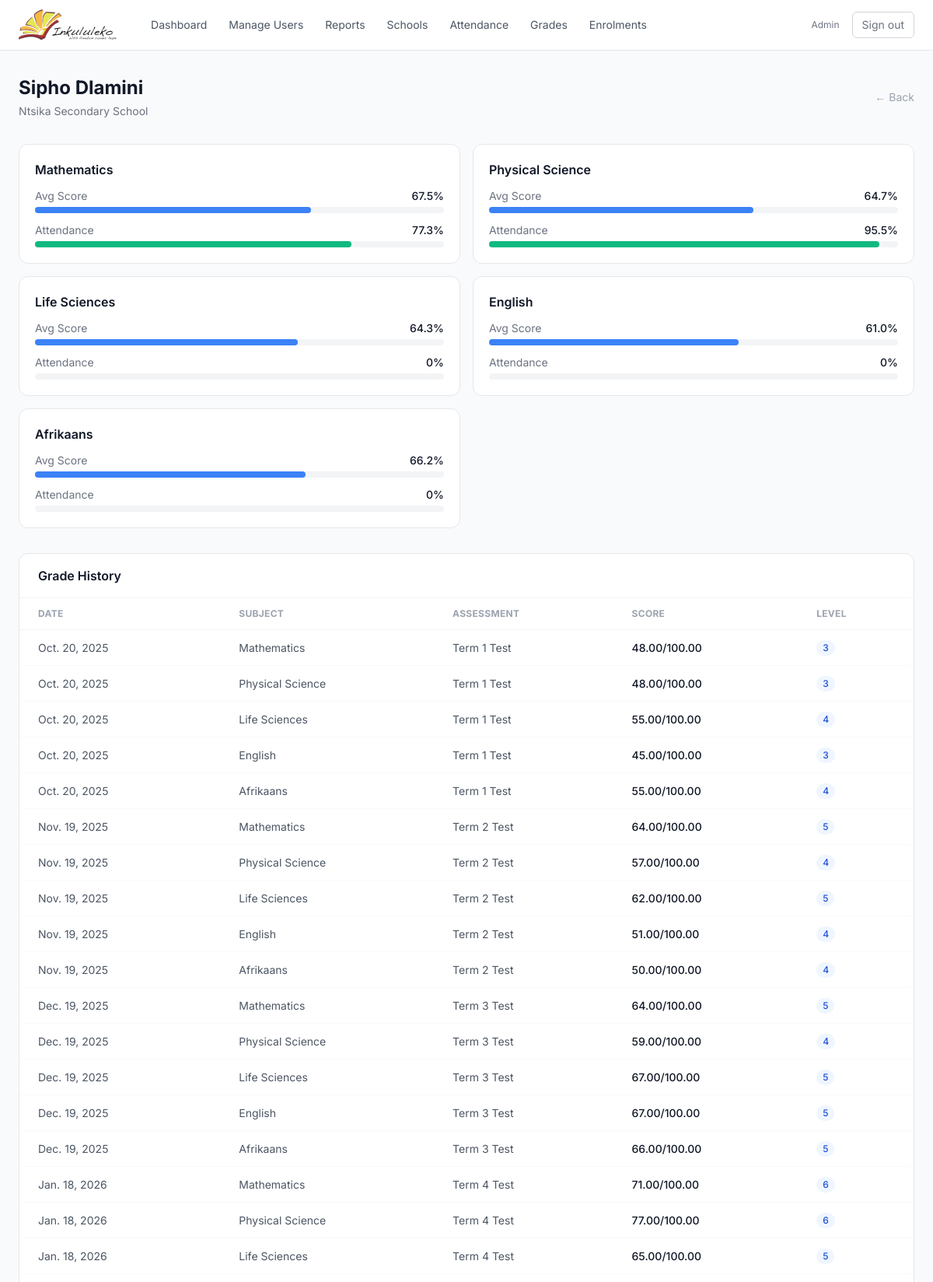
Screenshot of /progress/5/ (signed in, upper part) with the database file from the repository.
### core/models.py (models this page shows, shortened)
class User(AbstractUser):
    class Role(models.TextChoices):
        ADMIN = 'admin', 'Admin'
        ASSISTANT = 'assistant', 'Classroom Assistant'
        LEARNER = 'learner', 'Learner'
        MENTOR = 'mentor', 'Mentor'
    role = models.CharField(
        max_length=20, choices=Role.choices, default=Role.LEARNER
    )
    school = models.ForeignKey(
        'School', on_delete=models.SET_NULL,
        null=True, blank=True, related_name='users'
    )
    display_id = models.CharField(max_length=10, unique=True, blank=True, default='')
    phone = models.CharField(max_length=20, blank=True)
    date_of_birth = models.DateField(null=True, blank=True)
    grade_level = models.CharField(max_length=20, blank=True)
    address = models.TextField(blank=True)
    parent_guardian_name = models.CharField(max_length=200, blank=True)
    parent_guardian_phone = models.CharField(max_length=20, blank=True)
    emergency_contact_name = models.CharField(max_length=200, blank=True)
    emergency_contact_phone = models.CharField(max_length=20, blank=True)
    subject_taught = models.CharField(max_length=100, blank=True)
    grade_levels_taught = models.CharField(max_length=100, blank=True)
    experience_years = models.PositiveIntegerField(null=True, blank=True)
    qualifications = models.TextField(blank=True)
    certifications = models.TextField(blank=True)
    specializations = models.TextField(blank=True)
    organization = models.CharField(max_length=200, blank=True)
    focus_areas = models.CharField(max_length=200, blank=True)
    background = models.CharField(max_length=200, blank=True)
    availability = models.CharField(max_length=200, blank=True)

class School(models.Model):
    name = models.CharField(max_length=200)
    location = models.CharField(
        max_length=200, default='Makhanda, South Africa'
    )

class Subject(models.Model):
    name = models.CharField(max_length=100, unique=True)

class Grade(models.Model):
    learner = models.ForeignKey(
        User, on_delete=models.CASCADE, related_name='grades',
        limit_choices_to={'role': 'learner'}
    )
    subject = models.ForeignKey(
        Subject, on_delete=models.CASCADE, related_name='grades'
    )
    assessment_name = models.CharField(max_length=200)
    score = models.DecimalField(max_digits=5, decimal_places=2)
    max_score = models.DecimalField(
        max_digits=5, decimal_places=2, default=100
    )
    grade_letter = models.CharField(max_length=2, blank=True)
    date = models.DateField()
    recorded_by = models.ForeignKey(
        User, on_delete=models.SET_NULL,
        null=True, related_name='grades_recorded'
    )
    notes = models.TextField(blank=True)
    class Meta:
        ordering = ['-date']

### core/views.py (the view)
# urls.py: path('progress/<int:learner_id>/', views.learner_progress_view, name='learner_progress'),
@login_required
def learner_progress_view(request, learner_id):
    learner = get_object_or_404(User, pk=learner_id, role='learner')
    user = request.user
    allowed = (
        user.role in ('admin', 'assistant')
        or user.id == learner.id
        or (
            user.role == 'mentor'
            and MentorAssignment.objects.filter(
                mentor=user,
                learner=learner,
            ).exists()
        )
    )
    if not allowed:
        return redirect('dashboard')
    grades = (
        Grade.objects.filter(learner=learner)
        .select_related('subject').order_by('date')
    )
    attendance = (
        Attendance.objects.filter(learner=learner)
        .order_by('-date')[:30]
    )
    subjects = Subject.objects.filter(enrollments__learner=learner)
    subject_stats = []
    for subj in subjects:
        avg = (
            Grade.objects.filter(learner=learner, subject=subj)
            .aggregate(avg=Avg('score'))['avg'] or 0
        )
        total_att = Attendance.objects.filter(
            learner=learner, subject=subj
        ).count()
        present_att = Attendance.objects.filter(
            learner=learner, subject=subj, status='present',
        ).count()
        att_rate = (
            round((present_att / total_att) * 100, 1)
            if total_att > 0 else 0
        )
        subject_stats.append({
            'subject': subj,
            'avg_score': round(avg, 1),
            'attendance_rate': att_rate,
        })
    return render(request, 'core/learner_progress.html', {
        'learner': learner,
        'grades': grades,
        'attendance': attendance,
        'subject_stats': subject_stats,
    })

### core/templates/core/learner_progress.html (shortened to what this page needs)
{% extends 'core/base.html' %}
{% block content %}
<div class="flex items-center justify-between mb-8">
    <div>
        <h1 class="text-2xl font-bold text-gray-900">
            {{ learner.get_full_name }}
        </h1>
        <p class="text-gray-500 text-sm mt-1">
            {% if learner.school %}{{ learner.school.name }}{% endif %}
        </p>
    </div>
    <a href="{% url 'dashboard' %}"
       class="text-sm text-gray-400 hover:text-gray-600 transition-colors">
        ← Back
    </a>
</div>
<div class="grid grid-cols-1 md:grid-cols-2 gap-4 mb-8">
    {% for stat in subject_stats %}
    <div class="bg-white rounded-xl border border-gray-200 p-5">
        <h3 class="font-semibold text-gray-900 mb-3">
            {{ stat.subject.name }}
        </h3>
        <div class="space-y-3">
            <div>
                <div class="flex justify-between text-sm mb-1">
                    <span class="text-gray-500">Avg Score</span>
                    <span class="font-medium text-gray-900">
                        {{ stat.avg_score }}%
                    </span>
                </div>
                <div class="w-full bg-gray-100 rounded-full h-2">
                    <div class="bg-blue-500 h-2 rounded-full transition-all"
                         style="width: {{ stat.avg_score }}%"></div>
                </div>
            </div>
            <div>
                <div class="flex justify-between text-sm mb-1">
                    <span class="text-gray-500">Attendance</span>
                    <span class="font-medium text-gray-900">
                        {{ stat.attendance_rate }}%
                    </span>
                </div>
                <div class="w-full bg-gray-100 rounded-full h-2">
                    <div class="bg-emerald-500 h-2 rounded-full transition-all"
                         style="width: {{ stat.attendance_rate }}%"></div>
                </div>
            </div>
        </div>
    </div>
    {% empty %}
    <p class="text-gray-400 col-span-2">No enrolled subjects.</p>
    {% endfor %}
</div>
<div class="bg-white rounded-xl border border-gray-200 overflow-hidden mb-6">
    <div class="px-6 py-4 border-b border-gray-100">
        <h2 class="font-semibold text-gray-900">Grade History</h2>
    </div>
    <table class="w-full text-sm">
        <thead>
            <tr class="border-b border-gray-100 text-left text-xs
                       font-medium text-gray-400 uppercase tracking-wide">
                <th class="px-6 py-3">Date</th>
                <th class="px-6 py-3">Subject</th>
                <th class="px-6 py-3">Assessment</th>
                <th class="px-6 py-3">Score</th>
                <th class="px-6 py-3">Level</th>
            </tr>
        </thead>
        <tbody class="divide-y divide-gray-50">
            {% for g in grades %}
            <tr class="hover:bg-gray-50 transition-colors">
                <td class="px-6 py-3 text-gray-600">{{ g.date }}</td>
                <td class="px-6 py-3 text-gray-600">{{ g.subject.name }}</td>
                <td class="px-6 py-3 text-gray-600">{{ g.assessment_name }}</td>
                <td class="px-6 py-3 font-medium text-gray-900">
                    {{ g.score }}/{{ g.max_score }}
                </td>
                <td class="px-6 py-3">
                    <span class="inline-flex px-2 py-0.5 rounded-full text-xs
                                 font-medium bg-blue-50 text-blue-700">
                        {{ g.grade_letter }}
                    </span>
                </td>
            </tr>
            {% empty %}
            <tr>
                <td colspan="5" class="px-6 py-12 text-center text-gray-400">
                    No grades recorded yet.
                </td>
            </tr>
            {% endfor %}
        </tbody>
    </table>
</div>
{% endblock %}

### core/templates/core/base.html (shortened to what this page needs)
{% load static %}
<!DOCTYPE html>
<html lang="en">
<head>
    <script src="https://cdn.tailwindcss.com"></script>
</head>
<body class="bg-gray-50 min-h-screen text-gray-800 antialiased">
    {% if user.is_authenticated %}
    <nav class="bg-white border-b border-gray-200 sticky top-0 z-40">
        <div class="max-w-7xl mx-auto px-6 h-16 flex items-center justify-between">
            <div class="flex items-center gap-8">
                <a href="{% url 'dashboard' %}" class="flex items-center">
                    <img src="{% static 'images/logo.png' %}" alt="Inkululeko" class="h-10">
                </a>
                <div class="hidden md:flex items-center gap-1 text-sm">
                    <a href="{% url 'dashboard' %}"
                       class="px-3 py-2 rounded-md text-gray-600
                              hover:text-gray-900 hover:bg-gray-100
                              transition-colors">
                        Dashboard
                    </a>
                    {% if user.role == 'admin' %}
                    <a href="{% url 'manage_users' %}"
                       class="px-3 py-2 rounded-md text-gray-600
                              hover:text-gray-900 hover:bg-gray-100
                              transition-colors">
                        Manage Users
                    </a>
                    <a href="{% url 'reports' %}"
                       class="px-3 py-2 rounded-md text-gray-600
                              hover:text-gray-900 hover:bg-gray-100
                              transition-colors">
                        Reports
                    </a>
                    <a href="{% url 'manage_schools' %}"
                       class="px-3 py-2 rounded-md text-gray-600
                              hover:text-gray-900 hover:bg-gray-100
                              transition-colors">
                        Schools
                    </a>
                    {% endif %}
                    {% if user.role == 'admin' or user.role == 'assistant' %}
                    <a href="{% url 'mark_attendance' %}"
                       class="px-3 py-2 rounded-md text-gray-600
                              hover:text-gray-900 hover:bg-gray-100
                              transition-colors">
                        Attendance
                    </a>
                    <a href="{% url 'record_grades' %}"
                       class="px-3 py-2 rounded-md text-gray-600
                              hover:text-gray-900 hover:bg-gray-100
                              transition-colors">
                        Grades
                    </a>
                    <a href="{% url 'manage_enrollments' %}"
                       class="px-3 py-2 rounded-md text-gray-600
                              hover:text-gray-900 hover:bg-gray-100
                              transition-colors">
                        Enrolments
                    </a>
                    {% endif %}
                </div>
            </div>
            <div class="flex items-center gap-4">
                <div class="text-right hidden sm:block">
                    <p class="text-xs text-gray-500">
                        {{ user.get_role_display }}
                    </p>
                </div>
                <a href="{% url 'logout' %}"
                   class="text-sm text-gray-500 hover:text-gray-700
                          px-3 py-1.5 border border-gray-300 rounded-md
                          hover:bg-gray-50 transition-colors">
                    Sign out
                </a>
            </div>
        </div>
    </nav>
    {% endif %}
    <main class="max-w-7xl mx-auto px-6 py-8">
        {% block content %}{% endblock %}
    </main>
</body>
</html>

### core/templates/core/base.html (style rules this page uses)
body { font-family: 'Inter', system-ui, sans-serif; }

### rows the page displays
User: role "Admin"
User: get_full_name "Sipho Dlamini", school.name "Ntsika Secondary School"
Subject: subject.name "Mathematics", avg_score "67.5", attendance_rate "77.3"
Subject: subject.name "Physical Science", avg_score "64.7", attendance_rate "95.5"
Subject: subject.name "Life Sciences", avg_score "64.3", attendance_rate "0"
Subject: subject.name "English", avg_score "61.0", attendance_rate "0"
Subject: subject.name "Afrikaans", avg_score "66.2", attendance_rate "0"
Grade: date "Oct. 20, 2025", subject.name "Mathematics", assessment_name "Term 1 Test", score "48.00", max_score "100.00", grade_letter "3"
Grade: date "Oct. 20, 2025", subject.name "Physical Science", assessment_name "Term 1 Test", score "48.00", max_score "100.00", grade_letter "3"
Grade: date "Oct. 20, 2025", subject.name "Life Sciences", assessment_name "Term 1 Test", score "55.00", max_score "100.00", grade_letter "4"
Grade: date "Oct. 20, 2025", subject.name "English", assessment_name "Term 1 Test", score "45.00", max_score "100.00", grade_letter "3"
Grade: date "Oct. 20, 2025", subject.name "Afrikaans", assessment_name "Term 1 Test", score "55.00", max_score "100.00", grade_letter "4"
Grade: date "Nov. 19, 2025", subject.name "Mathematics", assessment_name "Term 2 Test", score "64.00", max_score "100.00", grade_letter "5"
Grade: date "Nov. 19, 2025", subject.name "Physical Science", assessment_name "Term 2 Test", score "57.00", max_score "100.00", grade_letter "4"
Grade: date "Nov. 19, 2025", subject.name "Life Sciences", assessment_name "Term 2 Test", score "62.00", max_score "100.00", grade_letter "5"
Grade: date "Nov. 19, 2025", subject.name "English", assessment_name "Term 2 Test", score "51.00", max_score "100.00", grade_letter "4"
Grade: date "Nov. 19, 2025", subject.name "Afrikaans", assessment_name "Term 2 Test", score "50.00", max_score "100.00", grade_letter "4"
Grade: date "Dec. 19, 2025", subject.name "Mathematics", assessment_name "Term 3 Test", score "64.00", max_score "100.00", grade_letter "5"
Grade: date "Dec. 19, 2025", subject.name "Physical Science", assessment_name "Term 3 Test", score "59.00", max_score "100.00", grade_letter "4"
Grade: date "Dec. 19, 2025", subject.name "Life Sciences", assessment_name "Term 3 Test", score "67.00", max_score "100.00", grade_letter "5"
Grade: date "Dec. 19, 2025", subject.name "English", assessment_name "Term 3 Test", score "67.00", max_score "100.00", grade_letter "5"
Grade: date "Dec. 19, 2025", subject.name "Afrikaans", assessment_name "Term 3 Test", score "66.00", max_score "100.00", grade_letter "5"
Grade: date "Jan. 18, 2026", subject.name "Mathematics", assessment_name "Term 4 Test", score "71.00", max_score "100.00", grade_letter "6"
Grade: date "Jan. 18, 2026", subject.name "Physical Science", assessment_name "Term 4 Test", score "77.00", max_score "100.00", grade_letter "6"
Grade: date "Jan. 18, 2026", subject.name "Life Sciences", assessment_name "Term 4 Test", score "65.00", max_score "100.00", grade_letter "5"
